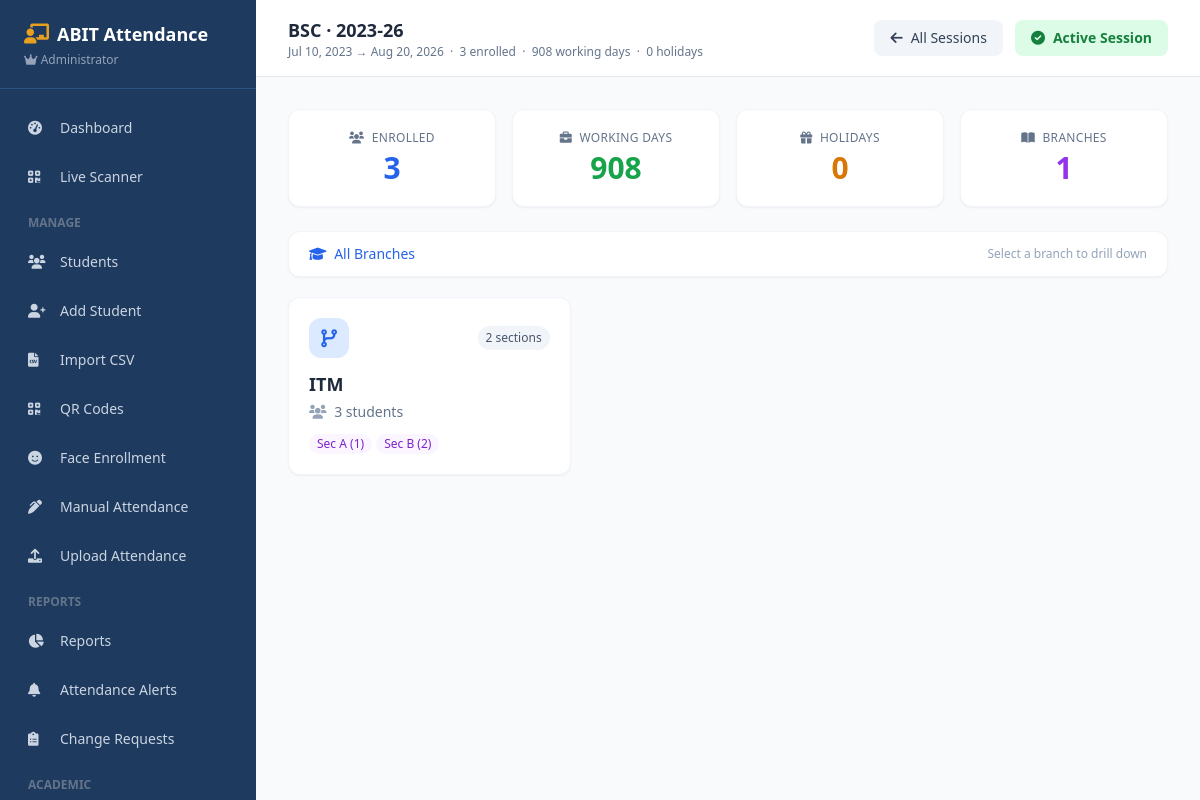
Screenshot of /sessions/5/ (signed in) with the database file from the repository.
### core/models.py (models this page shows, shortened)
class AcademicSession(models.Model):
    course = models.CharField(max_length=50, help_text="e.g. Btech, BCA, BCS")
    name = models.CharField(max_length=100, help_text="e.g. 2024-25")
    start_date = models.DateField()
    end_date   = models.DateField()
    is_active  = models.BooleanField(
        default=False,
        help_text="Only one session per course should be active at a time"
    )
    created_at = models.DateTimeField(auto_now_add=True)
    class Meta:
        ordering = ['-start_date']
        verbose_name = 'Academic Session'
        verbose_name_plural = 'Academic Sessions'
        unique_together = ('course', 'name')
    def get_holiday_dates(self):
        return set(
            Holiday.objects.filter(
                Q(session=self) | Q(session__isnull=True),
                date__range=(self.start_date, self.end_date)
            ).values_list('date', flat=True)
        )
    def get_working_days(self, up_to_date=None):
        end = min(up_to_date or date.today(), self.end_date)
        start   = self.start_date
        if end < start:
            return 0
        holiday_dates = self.get_holiday_dates()
        count   = 0
        current = start
        while current <= end:
            if current.weekday() != 6 and current not in holiday_dates:
                count += 1
            current += timedelta(days=1)
        return count

class Student(models.Model):
    student_id = models.CharField(max_length=20, unique=True, db_index=True)
    name = models.CharField(max_length=100)
    course = models.CharField(max_length=50,  blank=True, default='')
    branch = models.CharField(max_length=50,  blank=True, default='')
    section = models.CharField(max_length=20,  blank=True, default='')
    student_class = models.CharField(max_length=100)
    email = models.EmailField(blank=True, null=True)
    face_enrolled = models.BooleanField(default=False)
    qr_generated  = models.BooleanField(default=False)
    admission_year = models.PositiveIntegerField(
        null=True, blank=True,
        help_text="e.g. 2022 for the 2022-26 batch"
    )
    roll_number = models.CharField(
        max_length=30, blank=True, default='', db_index=True,
        help_text="Structured roll/regd no — e.g. 22BTCSEA001. Auto-parsed to fill admission_year.",
    )
    session = models.ForeignKey(
        AcademicSession,
        on_delete=models.SET_NULL,
        null=True, blank=True,
        related_name='students',
        help_text="Academic session this student is enrolled in",
    )
    created_at = models.DateTimeField(auto_now_add=True)
    updated_at = models.DateTimeField(auto_now=True)
    class Meta:
        ordering = ['course', 'branch', 'section', 'name']
        verbose_name = 'Student'
        verbose_name_plural = 'Students'
    @property
    def batch(self):
        return get_batch_string(self.admission_year, self.course)

### core/views.py (the view)
# urls.py: path('sessions/<int:session_id>/', views.AcademicSessionDetailView.as_view(), name='academic_session_detail'),  # NEW
@method_decorator(login_required, name='dispatch')
class AcademicSessionDetailView(AdminRequiredMixin, View):
    def get(self, request, session_id):
        from collections import defaultdict
        session = get_object_or_404(AcademicSession, id=session_id)
        selected_branch  = request.GET.get('branch',  '').strip()
        selected_section = request.GET.get('section', '').strip()
        students_qs = session.students.all().order_by('branch', 'section', 'name')
        if selected_branch:
            students_qs = students_qs.filter(branch__iexact=selected_branch)
        if selected_section:
            students_qs = students_qs.filter(section__iexact=selected_section)
        structure = defaultdict(lambda: defaultdict(list))
        for s in session.students.all():
            structure[s.branch or '—'][s.section or '—'].append(s)
        branches_list = []
        for br in sorted(structure.keys()):
            sections_list = [{
                'section': sec,
                'total':   len(structure[br][sec]),
            } for sec in sorted(structure[br].keys())]
            branches_list.append({
                'branch':   br,
                'sections': sections_list,
                'total':    sum(len(structure[br][sec]) for sec in structure[br]),
            })
        context = {
            'session':          session,
            'branches':         branches_list,
            'students':         students_qs,
            'selected_branch':  selected_branch,
            'selected_section': selected_section,
            'total_enrolled':   session.students.count(),
            'working_days':     session.get_working_days(),
            'holiday_count':    session.holidays.count(),
        }
        return render(request, 'dashboard/academic_session_detail.html', context)

### core/context_processors.py (called while the page is built)
def user_role(request):
    if not request.user.is_authenticated:
        return {'is_admin': False, 'is_teacher': False, 'is_student': False, 'pending_change_count': 0}
    pending = 0
    if request.user.is_superuser:
        pending = ChangeRequest.objects.filter(status='pending').count()
    return {
        'is_admin': request.user.is_superuser,
        'is_teacher': request.user.groups.filter(name='Teacher').exists(),
        'is_student': request.user.groups.filter(name='Student').exists(),
        'pending_change_count': pending,
    }

### core/roles.py (called while the page is built)
def is_admin(user):
    return user.is_superuser

### core/views.py (called while the page is built)
    def test_func(self):
        return is_admin(self.request.user)

### core/templates/dashboard/academic_session_detail.html (shortened to what this page needs)
{% extends "dashboard/base.html" %}
{% block page_title %}{{ session.course }} · {{ session.name }}{% endblock %}
{% block page_subtitle %}
{{ session.start_date|date:"M j, Y" }} → {{ session.end_date|date:"M j, Y" }}
&nbsp;·&nbsp; {{ total_enrolled }} enrolled
&nbsp;·&nbsp; {{ working_days }} working days
&nbsp;·&nbsp; {{ holiday_count }} holiday{{ holiday_count|pluralize }}
{% endblock %}
{% block header_actions %}
<a href="{% url 'academic_sessions' %}" class="flex items-center gap-2 bg-slate-100 hover:bg-slate-200 text-slate-700
            text-sm font-medium px-4 py-2 rounded-lg transition-colors">
    <i class="fas fa-arrow-left text-sm"></i> All Sessions
</a>
{% if not session.is_active %}
<form method="POST" action="{% url 'session_toggle' session.id %}">
    {% csrf_token %}
    <input type="hidden" name="action" value="activate" />
    <button type="submit" class="flex items-center gap-2 bg-green-600 hover:bg-green-700 text-white
                   text-sm font-medium px-4 py-2 rounded-lg transition-colors">
        <i class="fas fa-play text-xs"></i> Activate
    </button>
</form>
{% else %}
<span class="flex items-center gap-2 bg-green-100 text-green-700 text-sm font-semibold
               px-4 py-2 rounded-lg">
    <i class="fas fa-check-circle text-sm"></i> Active Session
</span>
{% endif %}
{% endblock %}
{% block content %}
<div class="grid grid-cols-2 lg:grid-cols-4 gap-4 mb-6">
    <div class="bg-white rounded-xl border border-slate-100 shadow-sm p-5 text-center">
        <p class="text-xs text-slate-500 uppercase tracking-wide font-medium mb-1">
            <i class="fas fa-users mr-1"></i> Enrolled
        </p>
        <p class="text-3xl font-bold text-blue-600">{{ total_enrolled }}</p>
    </div>
    <div class="bg-white rounded-xl border border-slate-100 shadow-sm p-5 text-center">
        <p class="text-xs text-slate-500 uppercase tracking-wide font-medium mb-1">
            <i class="fas fa-briefcase mr-1"></i> Working Days
        </p>
        <p class="text-3xl font-bold text-green-600">{{ working_days }}</p>
    </div>
    <div class="bg-white rounded-xl border border-slate-100 shadow-sm p-5 text-center">
        <p class="text-xs text-slate-500 uppercase tracking-wide font-medium mb-1">
            <i class="fas fa-gift mr-1"></i> Holidays
        </p>
        <p class="text-3xl font-bold text-amber-600">{{ holiday_count }}</p>
    </div>
    <div class="bg-white rounded-xl border border-slate-100 shadow-sm p-5 text-center">
        <p class="text-xs text-slate-500 uppercase tracking-wide font-medium mb-1">
            <i class="fas fa-book-open mr-1"></i> Branches
        </p>
        <p class="text-3xl font-bold text-purple-600">{{ branches|length }}</p>
    </div>
</div>
<div class="bg-white rounded-xl border border-slate-100 shadow-sm px-5 py-3 mb-5
            flex items-center gap-2 text-sm">
    <a href="{% url 'academic_session_detail' session.id %}" class="text-blue-600 hover:text-blue-800 font-medium">
        <i class="fas fa-graduation-cap mr-1"></i> All Branches
    </a>
    <span class="ml-auto text-slate-400 text-xs">
        {% if selected_branch and selected_section %}
        Showing {{ students|length }} student{{ students|length|pluralize }}
        {% elif selected_branch %}
        Select a section to see students
        {% else %}
        Select a branch to drill down
        {% endif %}
    </span>
</div>
{% if not selected_branch %}
<div class="grid grid-cols-1 sm:grid-cols-2 lg:grid-cols-3 gap-4 mb-6">
    {% for br_data in branches %}
    <a href="{% url 'academic_session_detail' session.id %}?branch={{ br_data.branch }}" class="bg-white rounded-xl border border-slate-100 shadow-sm p-5 hover:shadow-md
            hover:border-blue-200 transition-all group">
        <div class="flex items-center justify-between mb-3">
            <div class="w-10 h-10 bg-blue-100 rounded-xl flex items-center justify-center">
                <i class="fas fa-code-branch text-blue-600 text-lg"></i>
            </div>
            <span class="text-xs bg-slate-100 text-slate-600 px-2 py-1 rounded-full font-medium">
                {{ br_data.sections|length }} section{{ br_data.sections|length|pluralize }}
            </span>
        </div>
        <h3 class="font-bold text-slate-800 text-lg">{{ br_data.branch }}</h3>
        <p class="text-slate-500 text-sm mt-1">
            <i class="fas fa-users mr-1 text-slate-400"></i> {{ br_data.total }} student{{ br_data.total|pluralize }}
        </p>
        <div class="mt-3 flex flex-wrap gap-1">
            {% for sec_data in br_data.sections %}
            <span class="text-xs bg-purple-50 text-purple-700 px-2 py-0.5 rounded-full font-medium">
                Sec {{ sec_data.section }} ({{ sec_data.total }})
            </span>
            {% endfor %}
        </div>
    </a>
    {% endfor %}
</div>
{% endif %}
{% endblock %}

### rows the page displays
AcademicSession: course "BSC", name "2023-26", start_date "Jul 10, 2023", end_date "Aug 20, 2026"
Student: branch "ITM"

### other values shown
{{ total_enrolled }} "3"
{{ working_days }} "908"
{{ holiday_count }} "0"
{{ branches|length }} "1"
{{ br_data.sections|length }} "2"
{{ br_data.total }} "3"
{{ sec_data.section }} "A" "B"
{{ sec_data.total }} "1" "2"
